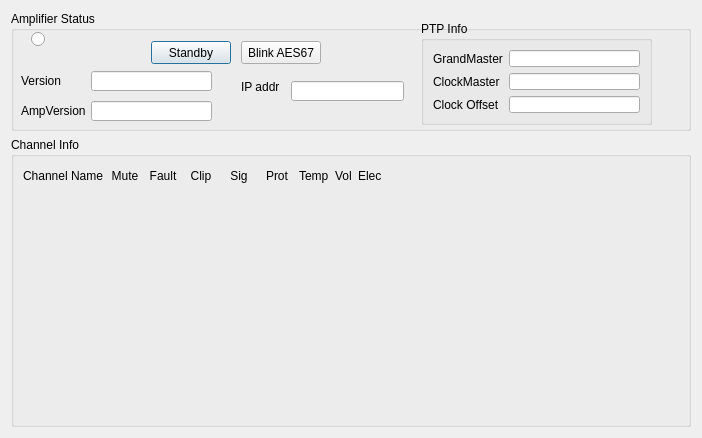
<?xml version="1.0" encoding="UTF-8"?>
<ui version="4.0">
 <class>DevSetting_Amp_DN8000</class>
 <widget class="QDialog" name="DevSetting_Amp_DN8000">
  <property name="geometry">
   <rect>
    <x>0</x>
    <y>0</y>
    <width>698</width>
    <height>438</height>
   </rect>
  </property>
  <property name="windowTitle">
   <string>Dialog</string>
  </property>
  <layout class="QVBoxLayout" name="verticalLayout">
   <item>
    <widget class="QGroupBox" name="groupBox">
     <property name="minimumSize">
      <size>
       <width>680</width>
       <height>120</height>
      </size>
     </property>
     <property name="title">
      <string>Amplifier Status</string>
     </property>
     <widget class="QRadioButton" name="radioButton">
      <property name="geometry">
       <rect>
        <x>20</x>
        <y>20</y>
        <width>21</width>
        <height>16</height>
       </rect>
      </property>
      <property name="text">
       <string/>
      </property>
     </widget>
     <widget class="QLabel" name="label_2">
      <property name="geometry">
       <rect>
        <x>230</x>
        <y>70</y>
        <width>54</width>
        <height>12</height>
       </rect>
      </property>
      <property name="text">
       <string>IP addr</string>
      </property>
     </widget>
     <widget class="QPushButton" name="btnStandby">
      <property name="geometry">
       <rect>
        <x>140</x>
        <y>30</y>
        <width>80</width>
        <height>23</height>
       </rect>
      </property>
      <property name="minimumSize">
       <size>
        <width>80</width>
        <height>0</height>
       </size>
      </property>
      <property name="text">
       <string>Standby</string>
      </property>
      <property name="checkable">
       <bool>true</bool>
      </property>
     </widget>
     <widget class="QPushButton" name="btnBlinkLed">
      <property name="geometry">
       <rect>
        <x>230</x>
        <y>30</y>
        <width>80</width>
        <height>23</height>
       </rect>
      </property>
      <property name="minimumSize">
       <size>
        <width>80</width>
        <height>0</height>
       </size>
      </property>
      <property name="text">
       <string>Blink AES67</string>
      </property>
     </widget>
     <widget class="QLineEdit" name="lineEdit_2">
      <property name="geometry">
       <rect>
        <x>280</x>
        <y>70</y>
        <width>113</width>
        <height>20</height>
       </rect>
      </property>
     </widget>
     <widget class="QGroupBox" name="groupPTP">
      <property name="geometry">
       <rect>
        <x>410</x>
        <y>10</y>
        <width>231</width>
        <height>104</height>
       </rect>
      </property>
      <property name="title">
       <string>PTP Info</string>
      </property>
      <layout class="QGridLayout" name="gridLayout">
       <item row="0" column="0">
        <widget class="QLabel" name="label_4">
         <property name="text">
          <string>GrandMaster</string>
         </property>
        </widget>
       </item>
       <item row="0" column="1">
        <widget class="QLineEdit" name="txtGrandMaster"/>
       </item>
       <item row="1" column="0">
        <widget class="QLabel" name="label_3">
         <property name="text">
          <string>ClockMaster</string>
         </property>
        </widget>
       </item>
       <item row="1" column="1">
        <widget class="QLineEdit" name="txtClockMaster"/>
       </item>
       <item row="2" column="0">
        <widget class="QLabel" name="label">
         <property name="text">
          <string>Clock Offset</string>
         </property>
        </widget>
       </item>
       <item row="2" column="1">
        <widget class="QLineEdit" name="txtOffset"/>
       </item>
      </layout>
     </widget>
     <widget class="QLineEdit" name="txtVersion">
      <property name="geometry">
       <rect>
        <x>80</x>
        <y>60</y>
        <width>121</width>
        <height>20</height>
       </rect>
      </property>
     </widget>
     <widget class="QLabel" name="label_5">
      <property name="geometry">
       <rect>
        <x>10</x>
        <y>60</y>
        <width>66</width>
        <height>20</height>
       </rect>
      </property>
      <property name="text">
       <string>Version</string>
      </property>
     </widget>
     <widget class="QLabel" name="label_9">
      <property name="geometry">
       <rect>
        <x>10</x>
        <y>90</y>
        <width>66</width>
        <height>20</height>
       </rect>
      </property>
      <property name="text">
       <string>AmpVersion</string>
      </property>
     </widget>
     <widget class="QLineEdit" name="txtAmpVersion">
      <property name="geometry">
       <rect>
        <x>80</x>
        <y>90</y>
        <width>121</width>
        <height>20</height>
       </rect>
      </property>
     </widget>
    </widget>
   </item>
   <item>
    <widget class="QGroupBox" name="groupBox_2">
     <property name="minimumSize">
      <size>
       <width>0</width>
       <height>200</height>
      </size>
     </property>
     <property name="title">
      <string>Channel Info</string>
     </property>
     <layout class="QGridLayout" name="chGridLayout">
      <item row="1" column="0">
       <spacer name="verticalSpacer">
        <property name="orientation">
         <enum>Qt::Vertical</enum>
        </property>
        <property name="sizeHint" stdset="0">
         <size>
          <width>20</width>
          <height>40</height>
         </size>
        </property>
       </spacer>
      </item>
      <item row="0" column="4" alignment="Qt::AlignHCenter">
       <widget class="QLabel" name="label_16">
        <property name="minimumSize">
         <size>
          <width>32</width>
          <height>0</height>
         </size>
        </property>
        <property name="text">
         <string>Sig</string>
        </property>
        <property name="alignment">
         <set>Qt::AlignCenter</set>
        </property>
       </widget>
      </item>
      <item row="0" column="5">
       <widget class="QLabel" name="label_6">
        <property name="minimumSize">
         <size>
          <width>32</width>
          <height>0</height>
         </size>
        </property>
        <property name="text">
         <string>Prot</string>
        </property>
        <property name="alignment">
         <set>Qt::AlignCenter</set>
        </property>
       </widget>
      </item>
      <item row="0" column="8" alignment="Qt::AlignHCenter">
       <widget class="QLabel" name="label_19">
        <property name="text">
         <string>Elec</string>
        </property>
       </widget>
      </item>
      <item row="0" column="2" alignment="Qt::AlignHCenter">
       <widget class="QLabel" name="label_7">
        <property name="minimumSize">
         <size>
          <width>32</width>
          <height>0</height>
         </size>
        </property>
        <property name="text">
         <string>Fault</string>
        </property>
        <property name="alignment">
         <set>Qt::AlignCenter</set>
        </property>
       </widget>
      </item>
      <item row="0" column="1" alignment="Qt::AlignHCenter">
       <widget class="QLabel" name="label_15">
        <property name="minimumSize">
         <size>
          <width>32</width>
          <height>0</height>
         </size>
        </property>
        <property name="text">
         <string>Mute</string>
        </property>
        <property name="alignment">
         <set>Qt::AlignCenter</set>
        </property>
       </widget>
      </item>
      <item row="0" column="0" alignment="Qt::AlignHCenter">
       <widget class="QLabel" name="label_14">
        <property name="text">
         <string>Channel Name</string>
        </property>
       </widget>
      </item>
      <item row="0" column="9">
       <spacer name="horizontalSpacer">
        <property name="orientation">
         <enum>Qt::Horizontal</enum>
        </property>
        <property name="sizeHint" stdset="0">
         <size>
          <width>40</width>
          <height>20</height>
         </size>
        </property>
       </spacer>
      </item>
      <item row="0" column="6" alignment="Qt::AlignHCenter">
       <widget class="QLabel" name="label_17">
        <property name="text">
         <string>Temp</string>
        </property>
       </widget>
      </item>
      <item row="0" column="7" alignment="Qt::AlignHCenter">
       <widget class="QLabel" name="label_18">
        <property name="text">
         <string>Vol</string>
        </property>
       </widget>
      </item>
      <item row="0" column="3" alignment="Qt::AlignHCenter">
       <widget class="QLabel" name="label_8">
        <property name="minimumSize">
         <size>
          <width>32</width>
          <height>0</height>
         </size>
        </property>
        <property name="text">
         <string>Clip</string>
        </property>
        <property name="alignment">
         <set>Qt::AlignCenter</set>
        </property>
       </widget>
      </item>
     </layout>
    </widget>
   </item>
  </layout>
 </widget>
 <resources/>
 <connections/>
</ui>
